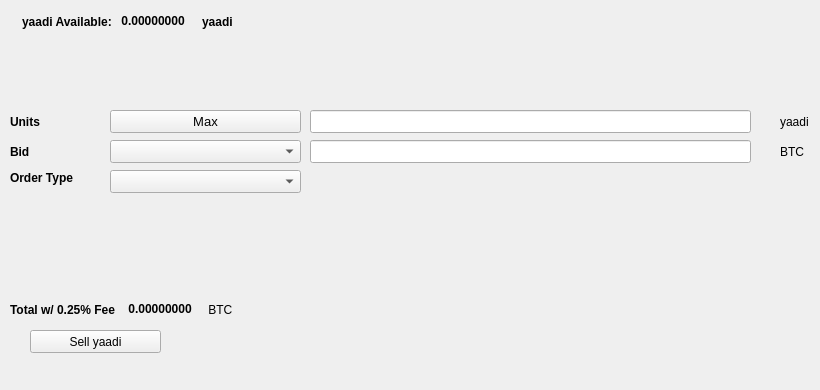
   <widget class="QWidget" name="SellTab">
    <attribute name="title">
     <string>Sell</string>
    </attribute>
    <widget class="QLabel" name="label_16">
     <property name="geometry">
      <rect>
       <x>780</x>
       <y>140</y>
       <width>31</width>
       <height>23</height>
      </rect>
     </property>
     <property name="text">
      <string>BTC</string>
     </property>
    </widget>
    <widget class="QComboBox" name="SellBidcomboBox">
     <property name="geometry">
      <rect>
       <x>110</x>
       <y>140</y>
       <width>191</width>
       <height>23</height>
      </rect>
     </property>
     <property name="font">
      <font>
       <pointsize>10</pointsize>
      </font>
     </property>
    </widget>
    <widget class="QLabel" name="label_18">
     <property name="geometry">
      <rect>
       <x>10</x>
       <y>110</y>
       <width>46</width>
       <height>23</height>
      </rect>
     </property>
     <property name="font">
      <font>
       <weight>75</weight>
       <bold>true</bold>
      </font>
     </property>
     <property name="text">
      <string>Units</string>
     </property>
    </widget>
    <widget class="QPushButton" name="Sell_Max_Amount">
     <property name="geometry">
      <rect>
       <x>110</x>
       <y>110</y>
       <width>191</width>
       <height>23</height>
      </rect>
     </property>
     <property name="font">
      <font>
       <pointsize>10</pointsize>
      </font>
     </property>
     <property name="text">
      <string>Max</string>
     </property>
    </widget>
    <widget class="QLabel" name="label_20">
     <property name="geometry">
      <rect>
       <x>10</x>
       <y>170</y>
       <width>91</width>
       <height>16</height>
      </rect>
     </property>
     <property name="font">
      <font>
       <weight>75</weight>
       <bold>true</bold>
      </font>
     </property>
     <property name="text">
      <string>Order Type</string>
     </property>
    </widget>
    <widget class="QComboBox" name="SellOrdertypeCombo">
     <property name="geometry">
      <rect>
       <x>110</x>
       <y>170</y>
       <width>191</width>
       <height>23</height>
      </rect>
     </property>
     <property name="font">
      <font>
       <pointsize>10</pointsize>
      </font>
     </property>
    </widget>
    <widget class="QLabel" name="label_21">
     <property name="geometry">
      <rect>
       <x>10</x>
       <y>140</y>
       <width>46</width>
       <height>23</height>
      </rect>
     </property>
     <property name="font">
      <font>
       <weight>75</weight>
       <bold>true</bold>
      </font>
     </property>
     <property name="text">
      <string>Bid</string>
     </property>
    </widget>
    <widget class="QLabel" name="label_22">
     <property name="geometry">
      <rect>
       <x>780</x>
       <y>110</y>
       <width>31</width>
       <height>23</height>
      </rect>
     </property>
     <property name="text">
      <string>yaadi</string>
     </property>
    </widget>
    <widget class="QLineEdit" name="UnitsInputECA">
     <property name="geometry">
      <rect>
       <x>310</x>
       <y>110</y>
       <width>441</width>
       <height>23</height>
      </rect>
     </property>
     <property name="font">
      <font>
       <pointsize>9</pointsize>
       <weight>75</weight>
       <bold>true</bold>
      </font>
     </property>
    </widget>
    <widget class="QLineEdit" name="SellBidPriceEdit">
     <property name="geometry">
      <rect>
       <x>310</x>
       <y>140</y>
       <width>441</width>
       <height>23</height>
      </rect>
     </property>
     <property name="font">
      <font>
       <pointsize>9</pointsize>
       <weight>75</weight>
       <bold>true</bold>
      </font>
     </property>
    </widget>
    <widget class="QPushButton" name="SellECABTN">
     <property name="geometry">
      <rect>
       <x>30</x>
       <y>330</y>
       <width>131</width>
       <height>23</height>
      </rect>
     </property>
     <property name="text">
      <string>Sell yaadi</string>
     </property>
     <property name="icon">
      <iconset resource="../yaadi">
       <normaloff>:/icons/bitcoin</normaloff>:/icons/bitcoin</iconset>
     </property>
    </widget>
    <widget class="QWidget" name="layoutWidget3">
     <property name="geometry">
      <rect>
       <x>22</x>
       <y>12</y>
       <width>258</width>
       <height>19</height>
      </rect>
     </property>
     <layout class="QHBoxLayout" name="horizontalLayout">
      <item>
       <widget class="QLabel" name="label232_2">
        <property name="font">
         <font>
          <weight>75</weight>
          <bold>true</bold>
         </font>
        </property>
        <property name="text">
         <string>yaadi Available:</string>
        </property>
       </widget>
      </item>
      <item>
       <widget class="QLabel" name="ECAAvailableLabel">
        <property name="palette">
         <palette>
          <active>
           <colorrole role="WindowText">
            <brush brushstyle="SolidPattern">
             <color alpha="255">
              <red>0</red>
              <green>0</green>
              <blue>0</blue>
             </color>
            </brush>
           </colorrole>
           <colorrole role="Button">
            <brush brushstyle="SolidPattern">
             <color alpha="255">
              <red>0</red>
              <green>170</green>
              <blue>0</blue>
             </color>
            </brush>
           </colorrole>
           <colorrole role="Light">
            <brush brushstyle="SolidPattern">
             <color alpha="255">
              <red>0</red>
              <green>255</green>
              <blue>0</blue>
             </color>
            </brush>
           </colorrole>
           <colorrole role="Midlight">
            <brush brushstyle="SolidPattern">
             <color alpha="255">
              <red>0</red>
              <green>212</green>
              <blue>0</blue>
             </color>
            </brush>
           </colorrole>
           <colorrole role="Dark">
            <brush brushstyle="SolidPattern">
             <color alpha="255">
              <red>0</red>
              <green>85</green>
              <blue>0</blue>
             </color>
            </brush>
           </colorrole>
           <colorrole role="Mid">
            <brush brushstyle="SolidPattern">
             <color alpha="255">
              <red>0</red>
              <green>113</green>
              <blue>0</blue>
             </color>
            </brush>
           </colorrole>
           <colorrole role="Text">
            <brush brushstyle="SolidPattern">
             <color alpha="255">
              <red>0</red>
              <green>170</green>
              <blue>0</blue>
             </color>
            </brush>
           </colorrole>
           <colorrole role="BrightText">
            <brush brushstyle="SolidPattern">
             <color alpha="255">
              <red>255</red>
              <green>255</green>
              <blue>255</blue>
             </color>
            </brush>
           </colorrole>
           <colorrole role="ButtonText">
            <brush brushstyle="SolidPattern">
             <color alpha="255">
              <red>0</red>
              <green>0</green>
              <blue>0</blue>
             </color>
            </brush>
           </colorrole>
           <colorrole role="Base">
            <brush brushstyle="SolidPattern">
             <color alpha="255">
              <red>255</red>
              <green>255</green>
              <blue>255</blue>
             </color>
            </brush>
           </colorrole>
           <colorrole role="Window">
            <brush brushstyle="SolidPattern">
             <color alpha="255">
              <red>0</red>
              <green>170</green>
              <blue>0</blue>
             </color>
            </brush>
           </colorrole>
           <colorrole role="Shadow">
            <brush brushstyle="SolidPattern">
             <color alpha="255">
              <red>0</red>
              <green>0</green>
              <blue>0</blue>
             </color>
            </brush>
           </colorrole>
           <colorrole role="AlternateBase">
            <brush brushstyle="SolidPattern">
             <color alpha="255">
              <red>127</red>
              <green>212</green>
              <blue>127</blue>
             </color>
            </brush>
           </colorrole>
           <colorrole role="ToolTipBase">
            <brush brushstyle="SolidPattern">
             <color alpha="255">
              <red>255</red>
              <green>255</green>
              <blue>220</blue>
             </color>
            </brush>
           </colorrole>
           <colorrole role="ToolTipText">
            <brush brushstyle="SolidPattern">
             <color alpha="255">
              <red>0</red>
              <green>0</green>
              <blue>0</blue>
             </color>
            </brush>
           </colorrole>
          </active>
          <inactive>
           <colorrole role="WindowText">
            <brush brushstyle="SolidPattern">
             <color alpha="255">
              <red>0</red>
              <green>0</green>
              <blue>0</blue>
             </color>
            </brush>
           </colorrole>
           <colorrole role="Button">
            <brush brushstyle="SolidPattern">
             <color alpha="255">
              <red>0</red>
              <green>170</green>
              <blue>0</blue>
             </color>
            </brush>
           </colorrole>
           <colorrole role="Light">
            <brush brushstyle="SolidPattern">
             <color alpha="255">
              <red>0</red>
              <green>255</green>
              <blue>0</blue>
             </color>
            </brush>
           </colorrole>
           <colorrole role="Midlight">
            <brush brushstyle="SolidPattern">
             <color alpha="255">
              <red>0</red>
              <green>212</green>
              <blue>0</blue>
             </color>
            </brush>
           </colorrole>
           <colorrole role="Dark">
            <brush brushstyle="SolidPattern">
             <color alpha="255">
              <red>0</red>
              <green>85</green>
              <blue>0</blue>
             </color>
            </brush>
           </colorrole>
           <colorrole role="Mid">
            <brush brushstyle="SolidPattern">
             <color alpha="255">
              <red>0</red>
              <green>113</green>
              <blue>0</blue>
             </color>
            </brush>
           </colorrole>
           <colorrole role="Text">
            <brush brushstyle="SolidPattern">
             <color alpha="255">
              <red>0</red>
              <green>170</green>
              <blue>0</blue>
             </color>
            </brush>
           </colorrole>
           <colorrole role="BrightText">
            <brush brushstyle="SolidPattern">
             <color alpha="255">
              <red>255</red>
              <green>255</green>
              <blue>255</blue>
             </color>
            </brush>
           </colorrole>
           <colorrole role="ButtonText">
            <brush brushstyle="SolidPattern">
             <color alpha="255">
              <red>0</red>
              <green>0</green>
              <blue>0</blue>
             </color>
            </brush>
           </colorrole>
           <colorrole role="Base">
            <brush brushstyle="SolidPattern">
             <color alpha="255">
              <red>255</red>
              <green>255</green>
              <blue>255</blue>
             </color>
            </brush>
           </colorrole>
           <colorrole role="Window">
            <brush brushstyle="SolidPattern">
             <color alpha="255">
              <red>0</red>
              <green>170</green>
              <blue>0</blue>
             </color>
            </brush>
           </colorrole>
           <colorrole role="Shadow">
            <brush brushstyle="SolidPattern">
             <color alpha="255">
              <red>0</red>
              <green>0</green>
              <blue>0</blue>
             </color>
            </brush>
           </colorrole>
           <colorrole role="AlternateBase">
            <brush brushstyle="SolidPattern">
             <color alpha="255">
              <red>127</red>
              <green>212</green>
              <blue>127</blue>
             </color>
            </brush>
           </colorrole>
           <colorrole role="ToolTipBase">
            <brush brushstyle="SolidPattern">
             <color alpha="255">
              <red>255</red>
              <green>255</green>
              <blue>220</blue>
             </color>
            </brush>
           </colorrole>
           <colorrole role="ToolTipText">
            <brush brushstyle="SolidPattern">
             <color alpha="255">
              <red>0</red>
              <green>0</green>
              <blue>0</blue>
             </color>
            </brush>
           </colorrole>
          </inactive>
          <disabled>
           <colorrole role="WindowText">
            <brush brushstyle="SolidPattern">
             <color alpha="255">
              <red>0</red>
              <green>85</green>
              <blue>0</blue>
             </color>
            </brush>
           </colorrole>
           <colorrole role="Button">
            <brush brushstyle="SolidPattern">
             <color alpha="255">
              <red>0</red>
              <green>170</green>
              <blue>0</blue>
             </color>
            </brush>
           </colorrole>
           <colorrole role="Light">
            <brush brushstyle="SolidPattern">
             <color alpha="255">
              <red>0</red>
              <green>255</green>
              <blue>0</blue>
             </color>
            </brush>
           </colorrole>
           <colorrole role="Midlight">
            <brush brushstyle="SolidPattern">
             <color alpha="255">
              <red>0</red>
              <green>212</green>
              <blue>0</blue>
             </color>
            </brush>
           </colorrole>
           <colorrole role="Dark">
            <brush brushstyle="SolidPattern">
             <color alpha="255">
              <red>0</red>
              <green>85</green>
              <blue>0</blue>
             </color>
            </brush>
           </colorrole>
           <colorrole role="Mid">
            <brush brushstyle="SolidPattern">
             <color alpha="255">
              <red>0</red>
              <green>113</green>
              <blue>0</blue>
             </color>
            </brush>
           </colorrole>
           <colorrole role="Text">
            <brush brushstyle="SolidPattern">
             <color alpha="255">
              <red>0</red>
              <green>85</green>
              <blue>0</blue>
             </color>
            </brush>
           </colorrole>
           <colorrole role="BrightText">
            <brush brushstyle="SolidPattern">
             <color alpha="255">
              <red>255</red>
              <green>255</green>
              <blue>255</blue>
             </color>
            </brush>
           </colorrole>
           <colorrole role="ButtonText">
            <brush brushstyle="SolidPattern">
             <color alpha="255">
              <red>0</red>
              <green>85</green>
              <blue>0</blue>
             </color>
            </brush>
           </colorrole>
           <colorrole role="Base">
            <brush brushstyle="SolidPattern">
             <color alpha="255">
              <red>0</red>
              <green>170</green>
              <blue>0</blue>
             </color>
            </brush>
           </colorrole>
           <colorrole role="Window">
            <brush brushstyle="SolidPattern">
             <color alpha="255">
              <red>0</red>
              <green>170</green>
              <blue>0</blue>
             </color>
            </brush>
           </colorrole>
           <colorrole role="Shadow">
            <brush brushstyle="SolidPattern">
             <color alpha="255">
              <red>0</red>
              <green>0</green>
              <blue>0</blue>
             </color>
            </brush>
           </colorrole>
           <colorrole role="AlternateBase">
            <brush brushstyle="SolidPattern">
             <color alpha="255">
              <red>0</red>
              <green>170</green>
              <blue>0</blue>
             </color>
            </brush>
           </colorrole>
           <colorrole role="ToolTipBase">
            <brush brushstyle="SolidPattern">
             <color alpha="255">
              <red>255</red>
              <green>255</green>
              <blue>220</blue>
             </color>
            </brush>
           </colorrole>
           <colorrole role="ToolTipText">
            <brush brushstyle="SolidPattern">
             <color alpha="255">
              <red>0</red>
              <green>0</green>
              <blue>0</blue>
             </color>
            </brush>
           </colorrole>
          </disabled>
         </palette>
        </property>
        <property name="font">
         <font>
          <weight>75</weight>
          <bold>true</bold>
         </font>
        </property>
        <property name="text">
         <string> 0.00000000 </string>
        </property>
        <property name="textInteractionFlags">
         <set>Qt::LinksAccessibleByMouse|Qt::TextSelectableByKeyboard|Qt::TextSelectableByMouse</set>
        </property>
       </widget>
      </item>
      <item>
       <widget class="QLabel" name="labelECA">
        <property name="font">
         <font>
          <weight>75</weight>
          <bold>true</bold>
         </font>
        </property>
        <property name="text">
         <string>yaadi</string>
        </property>
       </widget>
      </item>
     </layout>
    </widget>
    <widget class="QWidget" name="layoutWidget">
     <property name="geometry">
      <rect>
       <x>10</x>
       <y>300</y>
       <width>268</width>
       <height>19</height>
      </rect>
     </property>
     <layout class="QHBoxLayout" name="horizontalLayout_2">
      <item>
       <widget class="QLabel" name="label_19">
        <property name="font">
         <font>
          <weight>75</weight>
          <bold>true</bold>
         </font>
        </property>
        <property name="text">
         <string>Total w/ 0.25% Fee </string>
        </property>
       </widget>
      </item>
      <item>
       <widget class="QLabel" name="SellCostLabel">
        <property name="palette">
         <palette>
          <active>
           <colorrole role="WindowText">
            <brush brushstyle="SolidPattern">
             <color alpha="255">
              <red>0</red>
              <green>0</green>
              <blue>0</blue>
             </color>
            </brush>
           </colorrole>
           <colorrole role="Button">
            <brush brushstyle="SolidPattern">
             <color alpha="255">
              <red>0</red>
              <green>170</green>
              <blue>0</blue>
             </color>
            </brush>
           </colorrole>
           <colorrole role="Light">
            <brush brushstyle="SolidPattern">
             <color alpha="255">
              <red>0</red>
              <green>255</green>
              <blue>0</blue>
             </color>
            </brush>
           </colorrole>
           <colorrole role="Midlight">
            <brush brushstyle="SolidPattern">
             <color alpha="255">
              <red>0</red>
              <green>212</green>
              <blue>0</blue>
             </color>
            </brush>
           </colorrole>
           <colorrole role="Dark">
            <brush brushstyle="SolidPattern">
             <color alpha="255">
              <red>0</red>
              <green>85</green>
              <blue>0</blue>
             </color>
            </brush>
           </colorrole>
           <colorrole role="Mid">
            <brush brushstyle="SolidPattern">
             <color alpha="255">
              <red>0</red>
              <green>113</green>
              <blue>0</blue>
             </color>
            </brush>
           </colorrole>
           <colorrole role="Text">
            <brush brushstyle="SolidPattern">
             <color alpha="255">
              <red>0</red>
              <green>170</green>
              <blue>0</blue>
             </color>
            </brush>
           </colorrole>
           <colorrole role="BrightText">
            <brush brushstyle="SolidPattern">
             <color alpha="255">
              <red>255</red>
              <green>255</green>
              <blue>255</blue>
             </color>
            </brush>
           </colorrole>
           <colorrole role="ButtonText">
            <brush brushstyle="SolidPattern">
             <color alpha="255">
              <red>0</red>
              <green>0</green>
              <blue>0</blue>
             </color>
            </brush>
           </colorrole>
           <colorrole role="Base">
            <brush brushstyle="SolidPattern">
             <color alpha="255">
              <red>255</red>
              <green>255</green>
              <blue>255</blue>
             </color>
            </brush>
           </colorrole>
           <colorrole role="Window">
            <brush brushstyle="SolidPattern">
             <color alpha="255">
              <red>0</red>
              <green>170</green>
              <blue>0</blue>
             </color>
            </brush>
           </colorrole>
           <colorrole role="Shadow">
            <brush brushstyle="SolidPattern">
             <color alpha="255">
              <red>0</red>
              <green>0</green>
              <blue>0</blue>
             </color>
            </brush>
           </colorrole>
           <colorrole role="AlternateBase">
            <brush brushstyle="SolidPattern">
             <color alpha="255">
              <red>127</red>
              <green>212</green>
              <blue>127</blue>
             </color>
            </brush>
           </colorrole>
           <colorrole role="ToolTipBase">
            <brush brushstyle="SolidPattern">
             <color alpha="255">
              <red>255</red>
              <green>255</green>
              <blue>220</blue>
             </color>
            </brush>
           </colorrole>
           <colorrole role="ToolTipText">
            <brush brushstyle="SolidPattern">
             <color alpha="255">
              <red>0</red>
              <green>0</green>
              <blue>0</blue>
             </color>
            </brush>
           </colorrole>
          </active>
          <inactive>
           <colorrole role="WindowText">
            <brush brushstyle="SolidPattern">
             <color alpha="255">
              <red>0</red>
              <green>0</green>
              <blue>0</blue>
             </color>
            </brush>
           </colorrole>
           <colorrole role="Button">
            <brush brushstyle="SolidPattern">
             <color alpha="255">
              <red>0</red>
              <green>170</green>
              <blue>0</blue>
             </color>
            </brush>
           </colorrole>
           <colorrole role="Light">
            <brush brushstyle="SolidPattern">
             <color alpha="255">
              <red>0</red>
              <green>255</green>
              <blue>0</blue>
             </color>
            </brush>
           </colorrole>
           <colorrole role="Midlight">
            <brush brushstyle="SolidPattern">
             <color alpha="255">
              <red>0</red>
              <green>212</green>
              <blue>0</blue>
             </color>
            </brush>
           </colorrole>
           <colorrole role="Dark">
            <brush brushstyle="SolidPattern">
             <color alpha="255">
              <red>0</red>
              <green>85</green>
              <blue>0</blue>
             </color>
            </brush>
           </colorrole>
           <colorrole role="Mid">
            <brush brushstyle="SolidPattern">
             <color alpha="255">
              <red>0</red>
              <green>113</green>
              <blue>0</blue>
             </color>
            </brush>
           </colorrole>
           <colorrole role="Text">
            <brush brushstyle="SolidPattern">
             <color alpha="255">
              <red>0</red>
              <green>170</green>
              <blue>0</blue>
             </color>
            </brush>
           </colorrole>
           <colorrole role="BrightText">
            <brush brushstyle="SolidPattern">
             <color alpha="255">
              <red>255</red>
              <green>255</green>
              <blue>255</blue>
             </color>
            </brush>
           </colorrole>
           <colorrole role="ButtonText">
            <brush brushstyle="SolidPattern">
             <color alpha="255">
              <red>0</red>
              <green>0</green>
              <blue>0</blue>
             </color>
            </brush>
           </colorrole>
           <colorrole role="Base">
            <brush brushstyle="SolidPattern">
             <color alpha="255">
              <red>255</red>
              <green>255</green>
              <blue>255</blue>
             </color>
            </brush>
           </colorrole>
           <colorrole role="Window">
            <brush brushstyle="SolidPattern">
             <color alpha="255">
              <red>0</red>
              <green>170</green>
              <blue>0</blue>
             </color>
            </brush>
           </colorrole>
           <colorrole role="Shadow">
            <brush brushstyle="SolidPattern">
             <color alpha="255">
              <red>0</red>
              <green>0</green>
              <blue>0</blue>
             </color>
            </brush>
           </colorrole>
           <colorrole role="AlternateBase">
            <brush brushstyle="SolidPattern">
             <color alpha="255">
              <red>127</red>
              <green>212</green>
              <blue>127</blue>
             </color>
            </brush>
           </colorrole>
           <colorrole role="ToolTipBase">
            <brush brushstyle="SolidPattern">
             <color alpha="255">
              <red>255</red>
              <green>255</green>
              <blue>220</blue>
             </color>
            </brush>
           </colorrole>
           <colorrole role="ToolTipText">
            <brush brushstyle="SolidPattern">
             <color alpha="255">
              <red>0</red>
              <green>0</green>
              <blue>0</blue>
             </color>
            </brush>
           </colorrole>
          </inactive>
          <disabled>
           <colorrole role="WindowText">
            <brush brushstyle="SolidPattern">
             <color alpha="255">
              <red>0</red>
              <green>85</green>
              <blue>0</blue>
             </color>
            </brush>
           </colorrole>
           <colorrole role="Button">
            <brush brushstyle="SolidPattern">
             <color alpha="255">
              <red>0</red>
              <green>170</green>
              <blue>0</blue>
             </color>
            </brush>
           </colorrole>
           <colorrole role="Light">
            <brush brushstyle="SolidPattern">
             <color alpha="255">
              <red>0</red>
              <green>255</green>
              <blue>0</blue>
             </color>
            </brush>
           </colorrole>
           <colorrole role="Midlight">
            <brush brushstyle="SolidPattern">
             <color alpha="255">
              <red>0</red>
              <green>212</green>
              <blue>0</blue>
             </color>
            </brush>
           </colorrole>
           <colorrole role="Dark">
            <brush brushstyle="SolidPattern">
             <color alpha="255">
              <red>0</red>
              <green>85</green>
              <blue>0</blue>
             </color>
            </brush>
           </colorrole>
           <colorrole role="Mid">
            <brush brushstyle="SolidPattern">
             <color alpha="255">
              <red>0</red>
              <green>113</green>
              <blue>0</blue>
             </color>
            </brush>
           </colorrole>
           <colorrole role="Text">
            <brush brushstyle="SolidPattern">
             <color alpha="255">
              <red>0</red>
              <green>85</green>
              <blue>0</blue>
             </color>
            </brush>
           </colorrole>
           <colorrole role="BrightText">
            <brush brushstyle="SolidPattern">
             <color alpha="255">
              <red>255</red>
              <green>255</green>
              <blue>255</blue>
             </color>
            </brush>
           </colorrole>
           <colorrole role="ButtonText">
            <brush brushstyle="SolidPattern">
             <color alpha="255">
              <red>0</red>
              <green>85</green>
              <blue>0</blue>
             </color>
            </brush>
           </colorrole>
           <colorrole role="Base">
            <brush brushstyle="SolidPattern">
             <color alpha="255">
              <red>0</red>
              <green>170</green>
              <blue>0</blue>
             </color>
            </brush>
           </colorrole>
           <colorrole role="Window">
            <brush brushstyle="SolidPattern">
             <color alpha="255">
              <red>0</red>
              <green>170</green>
              <blue>0</blue>
             </color>
            </brush>
           </colorrole>
           <colorrole role="Shadow">
            <brush brushstyle="SolidPattern">
             <color alpha="255">
              <red>0</red>
              <green>0</green>
              <blue>0</blue>
             </color>
            </brush>
           </colorrole>
           <colorrole role="AlternateBase">
            <brush brushstyle="SolidPattern">
             <color alpha="255">
              <red>0</red>
              <green>170</green>
              <blue>0</blue>
             </color>
            </brush>
           </colorrole>
           <colorrole role="ToolTipBase">
            <brush brushstyle="SolidPattern">
             <color alpha="255">
              <red>255</red>
              <green>255</green>
              <blue>220</blue>
             </color>
            </brush>
           </colorrole>
           <colorrole role="ToolTipText">
            <brush brushstyle="SolidPattern">
             <color alpha="255">
              <red>0</red>
              <green>0</green>
              <blue>0</blue>
             </color>
            </brush>
           </colorrole>
          </disabled>
         </palette>
        </property>
        <property name="font">
         <font>
          <weight>75</weight>
          <bold>true</bold>
         </font>
        </property>
        <property name="autoFillBackground">
         <bool>false</bool>
        </property>
        <property name="text">
         <string> 0.00000000</string>
        </property>
        <property name="textInteractionFlags">
         <set>Qt::LinksAccessibleByMouse|Qt::TextSelectableByMouse</set>
        </property>
       </widget>
      </item>
      <item>
       <widget class="QLabel" name="label_17">
        <property name="font">
         <font>
          <weight>50</weight>
          <bold>false</bold>
         </font>
        </property>
        <property name="text">
         <string> BTC</string>
        </property>
       </widget>
      </item>
     </layout>
    </widget>
    <widget class="QLabel" name="label_23">
     <property name="geometry">
      <rect>
       <x>460</x>
       <y>300</y>
       <width>281</width>
       <height>81</height>
      </rect>
     </property>
     <property name="text">
      <string/>
     </property>
     <property name="pixmap">
      <pixmap>:/images/bittrex</pixmap>
     </property>
    </widget>
   </widget>
